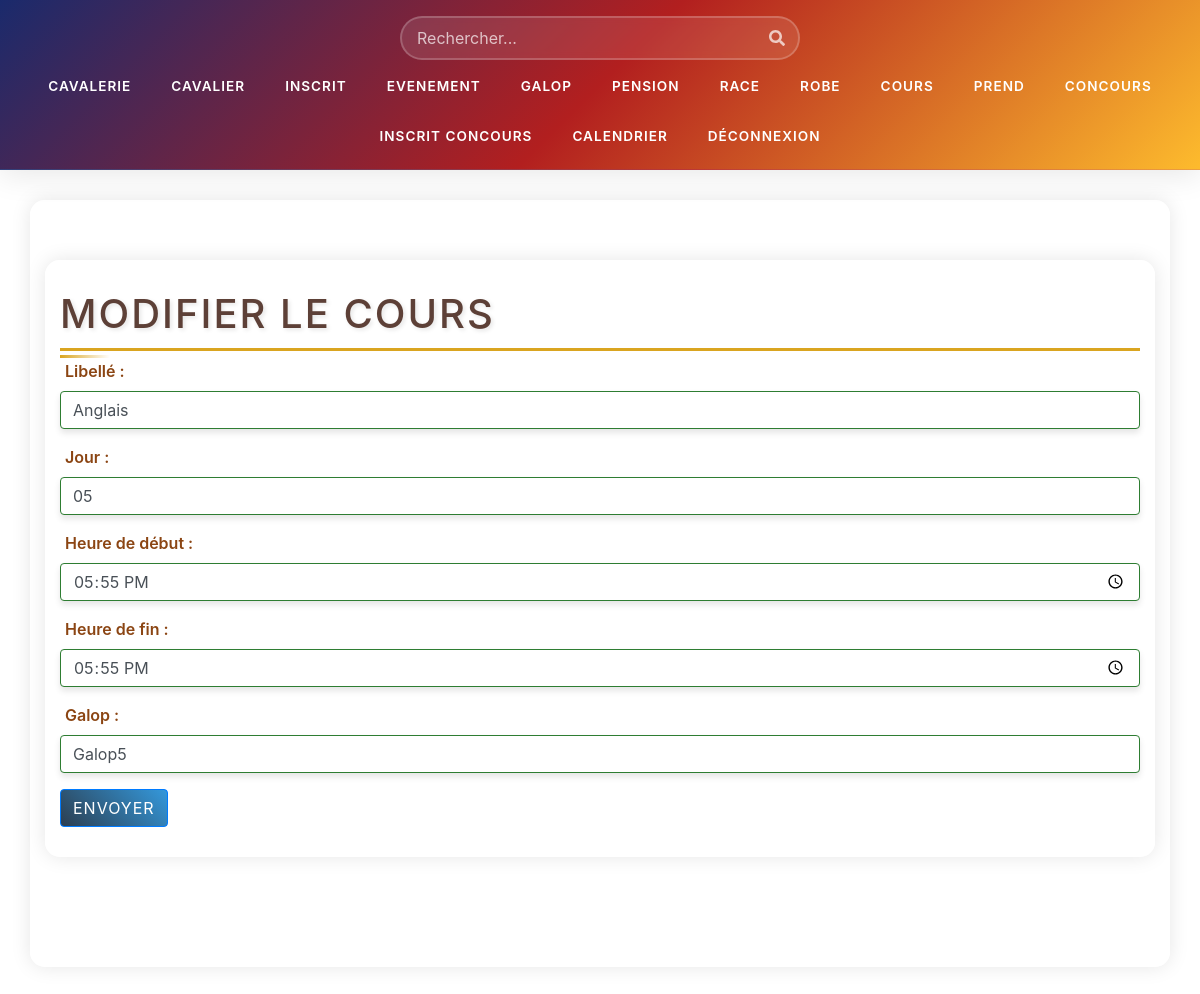
Page /Vue/vue_cours.php?id=41&action=Modifier on the committed database.
### tables this page shows
CREATE TABLE `cours` (
  `idCours` int(11) NOT NULL,
  `Libcours` varchar(30) NOT NULL,
  `jour` varchar(30) NOT NULL,
  `HD` varchar(30) NOT NULL,
  `HF` varchar(30) NOT NULL,
  `RefGalop` int(11) NOT NULL,
  `Supprime` int(11) NOT NULL DEFAULT 0
);

CREATE TABLE `galop` (
  `idGalop` int(11) NOT NULL,
  `LibGalop` varchar(30) NOT NULL,
  `Supprime` int(11) NOT NULL DEFAULT 0
);

### Class/class_cours.php (called while the page is built, shortened)
<?php
class Cours
{
    public function Cours_id($idCours){
        $Con = connexionPDO();
        $SQL = "Select idCours,Libcours,jour,HD,HF,RefGalop,Supprime from cours where idCours = :idCours and Supprime = 0";
        $req = $Con->prepare($SQL);
        $req->execute([":idCours" => $idCours]);
        $resultat = $req->fetch();
        return $resultat;
    }
    public function getCours_Galop($RefGalop){
        $Con = connexionPDO();
        $SQL = "select LibGalop from galop where idGalop = :RefGalop";
        $req = $Con->prepare($SQL);
        $req->execute([":RefGalop" => $RefGalop]);
        $resultat = $req->fetch();
        return $resultat['LibGalop'];
    }
}

### Controleur/Cours/PHP_CRUD_Cours/edit_cours.php (the view, shortened to what this page needs)
<?php
if($_POST){
    if(isset($_POST['id']) && !empty($_POST['id'])
        && isset($_POST['Libcours']) && !empty($_POST['Libcours'])
        && isset($_POST['jour']) && !empty($_POST['jour'])
        && isset($_POST['HD']) && !empty($_POST['HD'])
        && isset($_POST['HF']) && !empty($_POST['HF'])
        && isset($_POST['idGalop']) && !empty($_POST['idGalop'])){
        $id = strip_tags($_GET['id']);
        $Libcours = strip_tags($_POST['Libcours']);
        $Jour = strip_tags($_POST['jour']);
        $HD = strip_tags($_POST['HD']);
        $HF = strip_tags($_POST['HF']);
        $idGalop = strip_tags($_POST['idGalop']);
        $cours = new Cours($id, $Libcours, $Jour, $HD, $HF, $idGalop);
        $oneCours = $cours->edit();
        $_SESSION['message'] = "Cours modifié avec succès";
        header('Location: vue_cours.php');
        die();
    }else{
        $_SESSION['erreur'] = "Le formulaire est incomplet";
        header('Location: vue_cours.php');
        die();
    }
}else{
    if(isset($_GET['id']) && !empty($_GET['id'])){
        $id = strip_tags($_GET['id']);
        $cours = new Cours($id,"","","","","");
        $oneCours = $cours->cours_id($id);
    }else{
        $_SESSION['erreur'] = "url invalide";
        header('Location: vue_cours.php');
        die();
    }
}
?>
<!DOCTYPE html>
<html lang="fr">
<head>
    <link rel="stylesheet" href="https://stackpath.bootstrapcdn.com/bootstrap/4.4.1/css/bootstrap.min.css"
>
</head>
<body>
    <main class="container">
        <div class="row">
            <section class = "col-12">
                <h1>Modifier le Cours</h1>
                <form method="post">
                    <div class="form-group">
                        <label for="Libcours">Libellé :</label>
                        <input type="text" name="Libcours" id="Libcours" class="form-control" value="<?php echo $oneCours['Libcours']; ?>" required>
                    </div>
                    <div class="form-group">
                        <label for="jour">Jour :</label>
                        <input type="text" name="jour" id="jour" class="form-control" value="<?php echo $oneCours['jour']; ?>" required>
                    </div>
                    <div class="form-group">
                        <label for="HD">Heure de début :</label>
                        <input type="time" name="HD" id="HD" class="form-control" value="<?php echo $oneCours['HD']; ?>" required>
                    </div>
                    <div class="form-group">
                        <label for="HF">Heure de fin :</label>
                        <input type="time" name="HF" id="HF" class="form-control" value="<?php echo $oneCours['HF']; ?>" required>
                    </div>
                    <div class="form-group">
                        <label for="RefGalop">Galop :</label>
                        <input type="text" name="RefGalop" id="RefGalop" class="form-control" onkeyup="autocompletGalop()"  value = "<?php echo $cours->getCours_Galop($oneCours['RefGalop']); ?>" required>
                    </div>
                    <button class="btn btn-primary">Envoyer</button>
                </form>
            </section>
        </div>
    </main>
</body>

### Css/Css_header.css (style rules this page uses)
:root { --header-bg: linear-gradient(135deg, #1a2a6c, #b21f1f, #fdbb2d); --nav-hover: rgba(255, 255, 255, 0.1); --text-color: #fff; --accent-color: #fdbb2d; --animation-speed: 0.3s; }
main { margin-top: 1rem; padding: 0 1rem; }

### Css/Css_vue.css (style rules this page uses)
:root { --primary-color: #2C3E50; --secondary-color: #8B4513; --accent-color: #DAA520; --light-color: #F5F5DC; --success-color: #2E7D32; --danger-color: #8B0000; --text-color: #1A1A1A; --bg-color: #F5F5DC; --card-bg: #FFFFFF; --table-stripe: rgba(218, 165, 32, 0.15); --table-hover: rgba(139, 69, 19, 0.2); --shadow-color: rgba(0, 0, 0, 0.15); --heading-color: #5D4037; --label-color: #2C3E50; }
body { background-color: var(--light-color); background-image: url('../images/texture-cuir.png'); font-family: 'Crimson Text', serif; }
h1 { color: var(--secondary-color); text-transform: uppercase; letter-spacing: 2px; border-bottom: 3px solid var(--accent-color); padding-bottom: 10px; margin-bottom: 30px; }
.container { background-color: rgba(255, 255, 255, 0.95); border-radius: 15px; box-shadow: 0 0 20px rgba(0, 0, 0, 0.1); padding: 30px; margin-top: 30px; }
.btn { border-radius: 25px; padding: 8px 20px; transition: all 0.3s cubic-bezier(0.4, 0, 0.2, 1); text-transform: uppercase; font-size: 0.9rem; letter-spacing: 1px; position: relative; overflow: hidden; z-index: 1; }
.btn::before { content: ''; position: absolute; top: 0; left: 0; width: 0; height: 100%; background: rgba(255, 255, 255, 0.2); transition: all 0.3s ease; z-index: -1; }
.btn-primary { background: linear-gradient(45deg, var(--primary-color), #3498db); border: none; color: white; }
h1, h2, h3, h4, h5, h6 { position: relative; color: var(--heading-color); text-shadow: 2px 2px 4px rgba(0, 0, 0, 0.1); transition: all 0.3s ease; }
h1::after { content: ''; position: absolute; bottom: -10px; left: 0; width: 50px; height: 3px; background: linear-gradient(to right, var(--accent-color), transparent); transition: width 0.3s ease; }
p, span, label { transition: all 0.3s ease; }
.form-group { margin-bottom: 25px; position: relative; }
.form-control { border: 2px solid var(--accent-color); border-radius: 12px; padding: 12px 15px; transition: all 0.3s cubic-bezier(0.4, 0, 0.2, 1); background: rgba(255, 255, 255, 0.9); box-shadow: 0 4px 6px rgba(0, 0, 0, 0.1); }
label { color: var(--secondary-color); font-weight: 600; margin-bottom: 8px; display: block; transform-origin: left top; transition: all 0.3s ease; position: relative; padding-left: 5px; }
label:before { content: ''; position: absolute; left: 0; bottom: -2px; width: 0; height: 2px; background: var(--accent-color); transition: width 0.3s ease; }
.form-control:valid { border-color: var(--success-color); }
.form-control::placeholder { color: rgba(139, 69, 19, 0.5); transition: all 0.3s ease; }
main { margin-bottom: 80px; }

### rows in the picture
cours: Libcours "Anglais", jour "05", HD "17:55", HF "17:55", RefGalop "Galop5"
